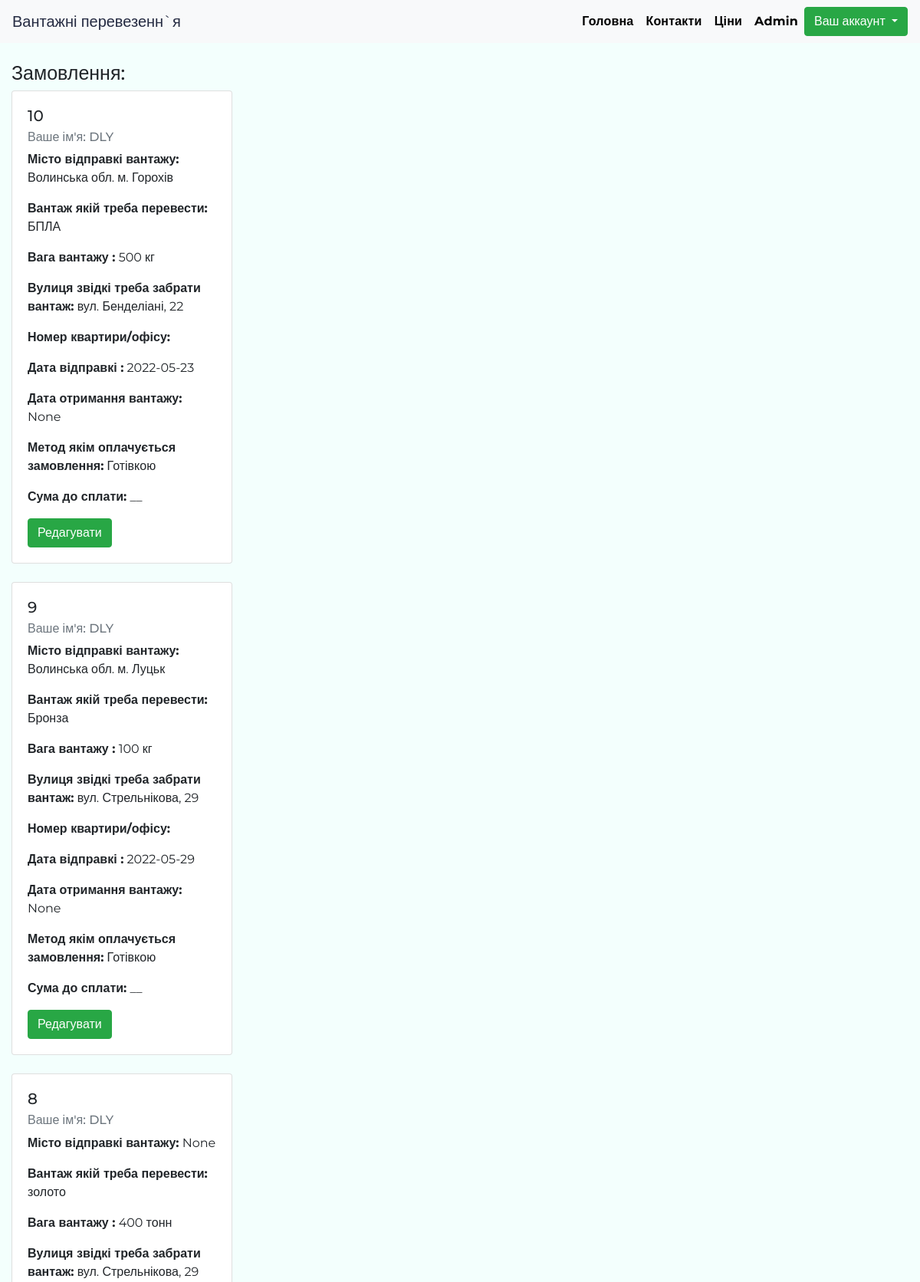
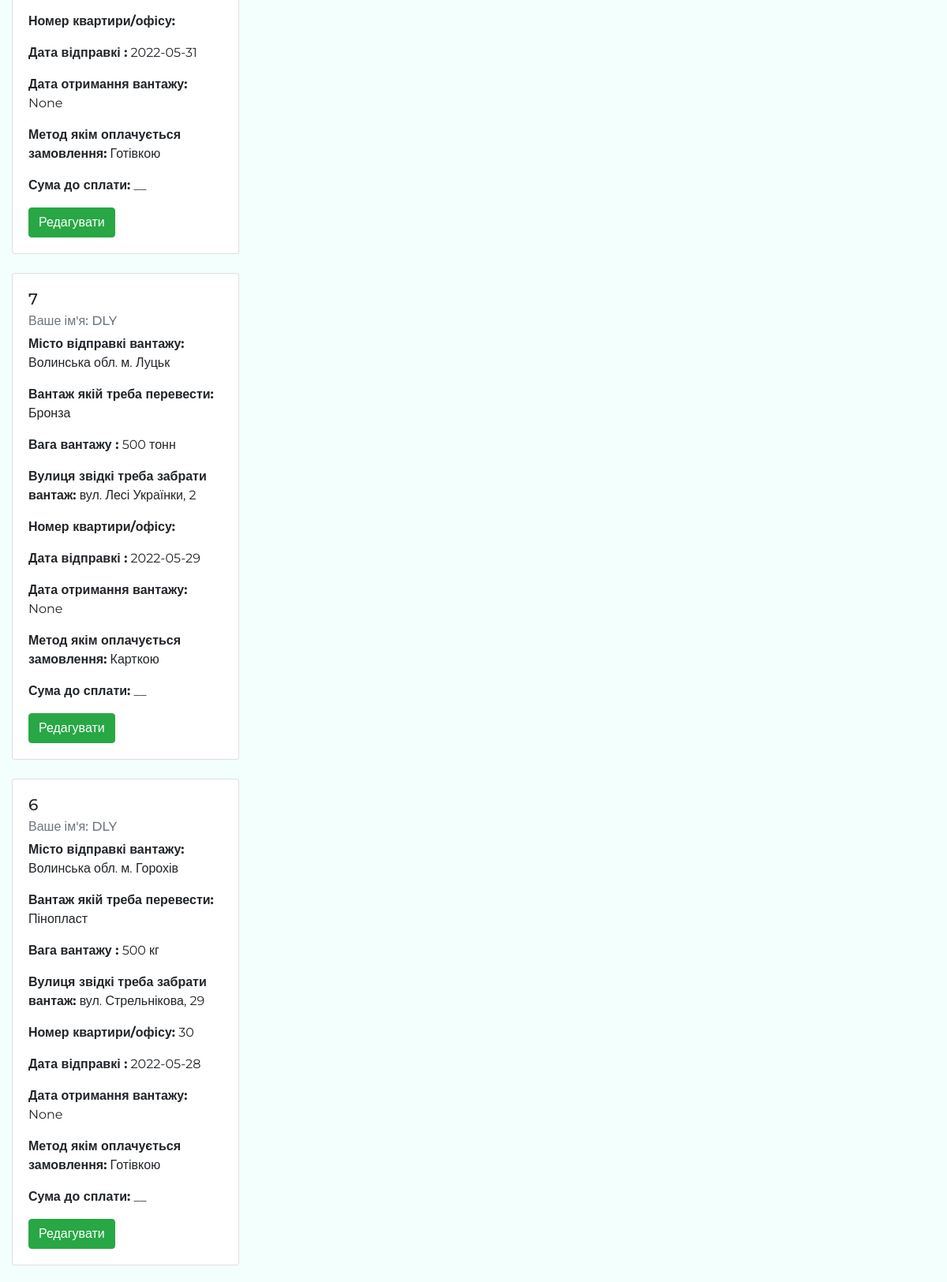
/orders (signed in, upper part), run on the app's committed database (2 pictures, top to bottom).
### app.py (models this page shows, shortened)
class Orders(db.Model):
    __tablename__ = "orders"
    id_orders = db.Column(db.Integer, primary_key = True)
    id_user= db.Column(db.Integer,db.ForeignKey('users.id_users'))
    cargo = db.Column(db.String(150))
    weight = db.Column(db.String(60))
    check_orders = db.Column(db.String(50),default = "В обробці")
    ts_orders = db.Column(db.DateTime,default = datetime.utcnow)
    city_sender= db.Column(db.Integer,db.ForeignKey('citys.id'))
    street_sender= db.Column(db.String(255))
    house_number = db.Column(db.Integer)
    date_senders = db.Column(db.Date)
    date_recipients = db.Column(db.Date)
    pay_method = db.Column(db.String(60))
    suma = db.Column(db.String(60),default ="__")
    user = db.relationship('Users', backref=db.backref("orders",overlaps ="citys,user",cascade="all, delete-orphan",lazy = "dynamic"),overlaps = "citys,users")
    city = db.relationship('Citys', backref=db.backref("orders", overlaps ="citys,users",cascade="all, delete-orphan",lazy = "dynamic"),overlaps = "citys,users")

class Users(UserMixin,db.Model):
    id_users = db.Column(db.Integer, primary_key = True)
    pib = db.Column(db.String(255))
    email = db.Column(db.String(150), index = True, unique = True)
    phone_number = db.Column(db.String(15))
    password_hash = db.Column(db.String(128))
    ts_registry = db.Column(db.DateTime, default = datetime.utcnow())
    role = db.Column(db.String(50),default = "User")
    citys = db.relationship("Citys",secondary = "orders", overlaps = "users")
    def __repr__(self):
        return  self.pib

class Citys(db.Model):
    __tablename__ = "citys"
    id = db.Column(db.Integer, primary_key = True)
    city = db.Column(db.String(255))
    users  = db.relationship("Users",secondary = "orders",overlaps = "citys")
    def __repr__(self):
        return self.city

### app.py (the view)
@app.route('/orders')
@login_required
def orders():
       id = current_user.id_users
       user = Users.query.first_or_404(id)
       page = request.args.get('page', 0, type=int)
       order = user.orders.order_by(Orders.ts_orders.desc()).paginate(
        page, app.config['POSTS_PER_PAGE'], False)
       next_url = url_for('orders', page=order.next_num) \
        if order.has_next else None
       prev_url = url_for('orders', page=order.prev_num) \
        if order.has_prev else None
       return render_template("orders.html", order=order.items,
                          next_url=next_url, prev_url=prev_url)

### app.py (called while the page is built)
@login.user_loader
def load_user(id_users):
    return Users.query.get(int(id_users))

### templates/orders.html (shortened to what this page needs)
{% extends "base.html" %}
{% import 'bootstrap/wtf.html' as wtf %}
{% block body %}
        <div class="container-fluid">
            <h1 class=" mt-4 ">Замовлення:</h1>
   {% for order in order %}
         <div class="card mb-4" style="width: 18rem;">
  <div class="card-body">
    <h5 class="card-title">{{order.id_orders}}</h5>
    <h6 class="card-subtitle mb-2 text-muted">Ваше ім'я:  {{order.user}}</h6>
    <p class="card-text"><strong>Місто відправкі вантажу:</strong> {{order.city}}</p>
        <p class="card-text"><strong>Вантаж якій треба перевести:</strong> {{order.cargo}}</p>
              <p class="card-text"><strong>Вага вантажу :</strong> {{order.weight}}
              </p>
                    <p class="card-text"><strong>Вулиця звідкі треба забрати вантаж:</strong> {{order.street_sender}}</p>
                          <p class="card-text"><strong>Номер квартири/офісу:</strong> {{order.house_number}}</p>
                                <p class="card-text"><strong>Дата відправкі :</strong> {{order.date_senders}}</p>
                                      <p class="card-text"><strong>Дата отримання вантажу:</strong> {{order.date_recipients}}</p>
                                         <p class="card-text"><strong>Метод якім оплачується замовлення:</strong> {{order.pay_method}}</p>
                                            <p class="card-text"><strong>Сума до сплати:</strong> {{order.suma}}</p>
                                              <a class="btn btn-success" href ="{{ url_for('edit_order',id = order.id_orders) }}">Редагувати</a>
  </div>
</div>
{% endfor %}
{% endblock %}

### static/style.css (style rules this page uses)
* { padding: 0; margin: 0; }
html { position: relative; min-height: 100%; }
body { background-color: #F3FFFD; font-family: 'Montserrat', sans-serif; font-size: 16px; min-height: 100%; height: 100%; margin-bottom: 100px; }
@media (max-width:1200px) { body { margin-bottom: 220px; } }
@media (max-width:1200px) { h1 { font-size: 25px; } }

### data on the page
Orders: id_orders "10", user "DLY", city "Волинська обл. м. Горохів", cargo "БПЛА", weight "500 кг", street_sender "вул. Бенделіані, 22", date_senders "2022-05-23", date_recipients "None", pay_method "Готівкою", suma "__"
Orders: id_orders "9", user "DLY", city "Волинська обл. м. Луцьк", cargo "Бронза", weight "100 кг", street_sender "вул. Стрельнікова, 29", date_senders "2022-05-29", date_recipients "None", pay_method "Готівкою", suma "__"
Orders: id_orders "8", user "DLY", city "None", cargo "золото", weight "400 тонн", street_sender "вул. Стрельнікова, 29", date_senders "2022-05-31", date_recipients "None", pay_method "Готівкою", suma "__"
Orders: id_orders "7", user "DLY", city "Волинська обл. м. Луцьк", cargo "Бронза", weight "500 тонн", street_sender "вул. Лесі Українки, 2", date_senders "2022-05-29", date_recipients "None", pay_method "Карткою", suma "__"
Orders: id_orders "6", user "DLY", city "Волинська обл. м. Горохів", cargo "Пінопласт", weight "500 кг", street_sender "вул. Стрельнікова, 29", house_number "30", date_senders "2022-05-28", date_recipients "None", pay_method "Готівкою", suma "__"
